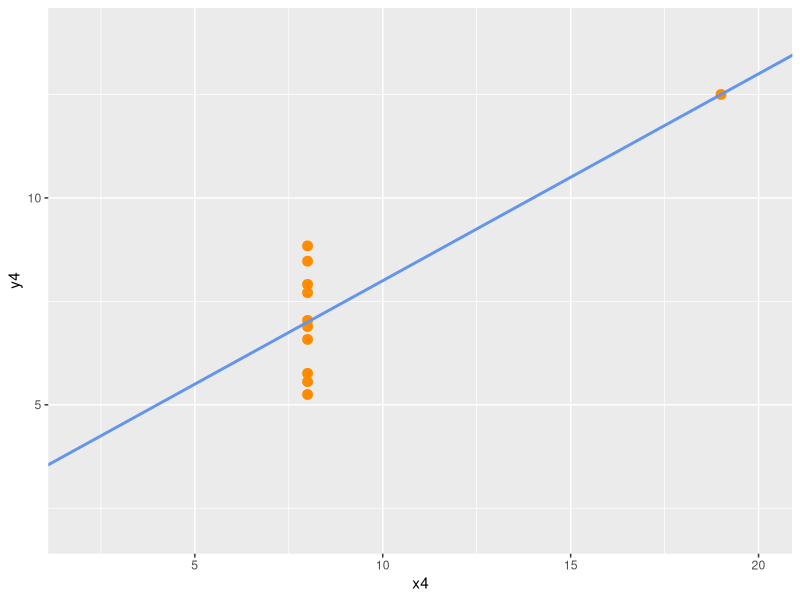

This figure's R source: (Note: this script raises an error after producing the figure.)
 # anscombe' quartet
head(anscombe)

# 평균
apply(anscombe,2,mean)
# 분산
apply(anscombe,2,var)


#상관관계
cor(anscombe$x1,anscombe$y1)
cor(anscombe$x2,anscombe$y2)
cor(anscombe$x3,anscombe$y3)
cor(anscombe$x4,anscombe$y4)
for(i in 1:4){
 ans_cor <- cor(anscombe[,i],anscombe[,i+4])
 print(ans_cor)
}
#요약
summary(anscombe)

# 그래프 그리기
library(ggplot2)
ggplot(anscombe) +
  geom_point(aes(x4,y4),color= 'darkorange',size=3) +
  scale_x_continuous(breaks = seq(2,20,2)) +
  scale_y_continuous(breaks = seq(2,14,2)) +
  xlim(2,20) + 
  ylim(2,14) +
  geom_abline(intercept = 3, slope = 0.5,
              color='cornflowerblue', size=1)
 labs(title = 'dataset')

p1 <- ggplot(anscomebe) +
  geom_point(aes(x1,y1),color='darkorange',size=3) +
  scale_x_continuous(breaks = seq(2,20,2)) +
  scale_y_continuous(breaks = seq(2,14,2)) +
  xlim(2,20) + 
  ylim(2,20) +
  geom_abline(intercept = 3,slope = 0.5,
              color='cornflowerblue', size=3)

par(mforw=c(1,1))

p1 <- ggplot(anscombe) +
  geom_point(aes(x1,y1),color= 'darkorange',size=3) +
  scale_x_continuous(breaks = seq(2,20,2)) +
  scale_y_continuous(breaks = seq(2,14,2)) +
  xlim(2,20) + 
  ylim(2,14) +
  geom_abline(intercept = 3, slope = 0.5,
              color='cornflowerblue', size=1)
labs(title = 'datasetI')

p2 <- ggplot(anscomebe) +
  geom_point(aes(x2,y2),color='darkorange',size=3) +
  scale_x_continuous(breaks = seq(2,20,2)) +
  scale_y_continuous(breaks = seq(2,14,2)) +
  xlim(2,20) + 
  ylim(2,20) +
  geom_abline(intercept = 3,slope = 0.5,
              color='cornflowerblue', size=3)+
  labs(title('Dataset II'))

p3 <- ggplot(anscomebe) +
  geom_point(aes(x3,y3),color='darkorange',size=3) +
  scale_x_continuous(breaks = seq(2,20,2)) +
  scale_y_continuous(breaks = seq(2,14,2)) +
  xlim(2,20) + 
  ylim(2,20) +
  geom_abline(intercept = 3,slope = 0.5,
              color='cornflowerblue', size=3)+
  labs(title('Dataset III'))

p4 <- ggplot(anscomebe) +
  geom_point(aes(x4,y4),color='darkorange',size=3) +
  scale_x_continuous(breaks = seq(2,20,2)) +
  scale_y_continuous(breaks = seq(2,14,2)) +
  xlim(2,20) + 
  ylim(2,20) +
  geom_abline(intercept = 3,slope = 0.5,
              color='cornflowerblue', size=3) +
  labs(title('Dataset IV'))

library(gridExtra)
grid.arrange(p1,p2,p3,p4, ncol= , top="anscombe's Quartet")

figures = list()
ifgures <- append(figures,p1) 
ifgures <- append(figures,p2) 
ifgures <- append(figures,p3) 
ifgures <- append(figures,p4)
figures

#############################################################

# Source Refactoring
x <- ggplot(anscomebe) +
  geom_point(aes(x4,y4),color='darkorange',size=3)

m1 <- x
assign(paste('m',4,seq='.'),x)

library(dplyr)
for (i in 1:4) {
  x_data <- anscomebe %>% 
    y_data <- anscombe[,i+4]
    select()
    geom_point(aes(x_data,y_data),color='darkorange',size=3) +
    scale_x_continuous(breaks = seq(2,20,2)) +
    scale_y_continuous(breaks = seq(2,14,2)) +
    xlim(2,20) + 
    ylim(2,20) +
    geom_abline(intercept = 3,slope = 0.5,
                color='cornflowerblue', size=3) +
    labs(title= paste0('Dataset IV',i) ,
    x=paste('x',i),y=paste('y',i))
  assign(paste('m',i,seq='.'),x)
}
grid.arrange(m.1,m.2,m.3,m.4, ncol= 2, top="anscombe's Quartet")







